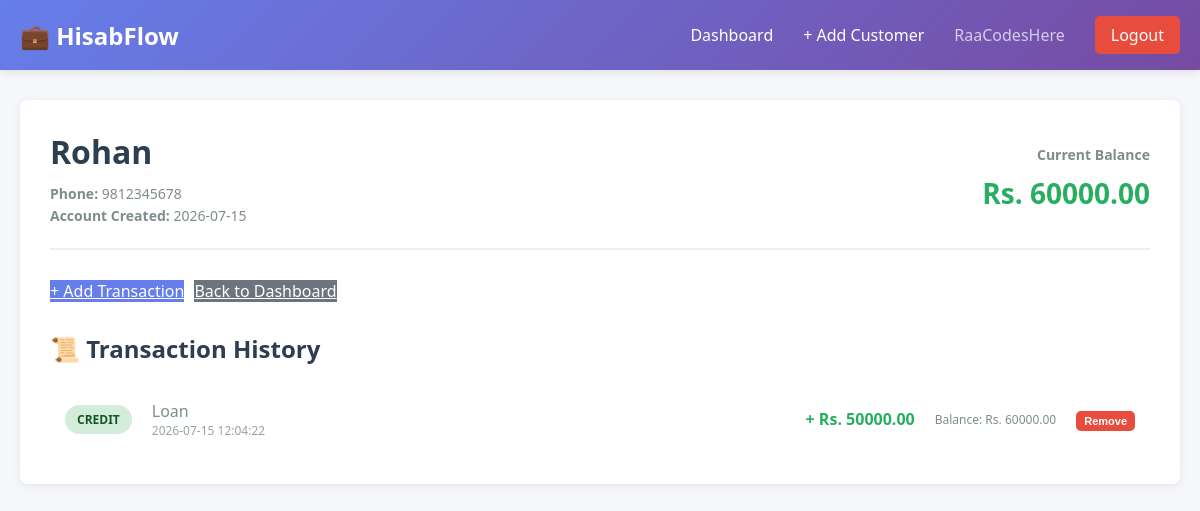
Page /customer/1/ledger (signed in) on the committed database.
### tables this page shows
CREATE TABLE customers (
            id INTEGER PRIMARY KEY AUTOINCREMENT,
            user_id INTEGER NOT NULL,
            name TEXT NOT NULL,
            phone TEXT NOT NULL,
            current_balance REAL DEFAULT 0.0,
            created_at TIMESTAMP DEFAULT CURRENT_TIMESTAMP,
            updated_at TIMESTAMP DEFAULT CURRENT_TIMESTAMP,
            FOREIGN KEY (user_id) REFERENCES users (id) ON DELETE CASCADE
        );

CREATE TABLE transactions (
            id INTEGER PRIMARY KEY AUTOINCREMENT,
            customer_id INTEGER NOT NULL,
            user_id INTEGER NOT NULL,
            transaction_type TEXT NOT NULL CHECK(transaction_type IN ('debit', 'credit')),
            amount REAL NOT NULL,
            description TEXT,
            balance_after REAL NOT NULL,
            created_at TIMESTAMP DEFAULT CURRENT_TIMESTAMP,
            FOREIGN KEY (customer_id) REFERENCES customers (id) ON DELETE CASCADE,
            FOREIGN KEY (user_id) REFERENCES users (id) ON DELETE CASCADE
        );

### app.py (the view)
@app.route('/customer/<int:customer_id>/ledger', methods=['GET'])
@login_required
def ledger(customer_id):
    user_id = session['user_id']
    customer = get_customer_by_id(customer_id, user_id)
    if not customer:
        flash('Customer not found.', 'error')
        return redirect(url_for('dashboard'))
    transactions = get_transactions_for_customer(customer_id, user_id)
    return render_template('ledger.html',
                          customer=customer,
                          transactions=transactions)

### app.py (called while the page is built)
@app.before_request
def before_request():
    session.permanent = True
    app.permanent_session_lifetime = PERMANENT_SESSION_LIFETIME

@app.context_processor
def inject_user():
    user = None
    if 'user_id' in session:
        if 'user_data' not in session:
            session['user_data'] = get_user_by_id(session['user_id'])
        user = session['user_data']
    return dict(current_user=user)

### database.py (called while the page is built)
def get_db_connection():
    conn = sqlite3.connect(DATABASE_PATH)
    conn.row_factory = sqlite3.Row
    conn.execute("PRAGMA foreign_keys = ON")
    return conn

def execute_query(query, params=(), fetch_one=False, fetch_all=False):
    conn = get_db_connection()
    cursor = conn.cursor()
    try:
        cursor.execute(query, params)
        if fetch_one:
            result = cursor.fetchone()
            return dict(result) if result else None
        elif fetch_all:
            results = cursor.fetchall()
            return [dict(row) for row in results]
        else:
            conn.commit()
            return cursor.lastrowid
    except sqlite3.Error as e:
        conn.rollback()
        raise e
    finally:
        conn.close()

def get_customer_by_id(customer_id, user_id):
    query = 'SELECT * FROM customers WHERE id = ? AND user_id = ?'
    return execute_query(query, (customer_id, user_id), fetch_one=True)

def get_transactions_for_customer(customer_id, user_id):
    query = '''
        SELECT * FROM transactions
        WHERE customer_id = ?
        ORDER BY created_at DESC
    '''
    return execute_query(query, (customer_id,), fetch_all=True)

### templates/ledger.html (shortened to what this page needs)
{% extends "base.html" %}
{% block content %}
<div class="container">
    <div class="ledger-container">
        <div class="customer-header">
            <div class="customer-info">
                <h1>{{ customer.name }}</h1>
                <div class="customer-details">
                    <p><strong>Phone:</strong> {{ customer.phone }}</p>
                    <p><strong>Account Created:</strong> {{ customer.created_at[:10] }}</p>
                </div>
            </div>
            <div class="customer-balance {% if customer.current_balance >= 0 %}credit{% else %}owed{% endif %}">
                <div style="font-size: 14px; margin-bottom: 10px; color: #7f8c8d;">Current Balance</div>
                <div>Rs. {{ "%.2f"|format(customer.current_balance) }}</div>
            </div>
        </div>
        <div style="display: flex; gap: 10px; margin-bottom: 30px;">
            <a href="{{ url_for('add_transaction', customer_id=customer.id) }}" class="btn-primary">+ Add Transaction</a>
            <a href="{{ url_for('dashboard') }}" class="btn-secondary">Back to Dashboard</a>
        </div>
        <h2 style="margin-bottom: 20px;">📜 Transaction History</h2>
        {% if transactions %}
        <div style="display: flex; flex-direction: column; gap: 0;">
            {% for transaction in transactions %}
            <div class="transaction-item">
                <span class="transaction-type {{ transaction.transaction_type }}">
                    {{ transaction.transaction_type.upper() }}
                </span>
                <div>
                    {% if transaction.description %}
                        <div class="transaction-description">{{ transaction.description }}</div>
                    {% else %}
                        <div class="transaction-description">No description</div>
                    {% endif %}
                    <div class="transaction-date">{{ transaction.created_at }}</div>
                </div>
                <div class="transaction-amount {% if transaction.transaction_type == 'debit' %}negative{% else %}positive{% endif %}">
                    {% if transaction.transaction_type == 'credit' %}
                        + Rs. {{ "%.2f"|format(transaction.amount) }}
                    {% else %}
                        - Rs. {{ "%.2f"|format(transaction.amount) }}
                    {% endif %}
                </div>
                <div style="color: #7f8c8d; font-size: 12px; min-width: 100px;">
                    Balance: Rs. {{ "%.2f"|format(transaction.balance_after) }}
                </div>
                <form method="POST" action="{{ url_for('delete_trans', transaction_id=transaction.id) }}" style="display: inline;" onsubmit="return confirm('Delete this transaction?');">
                    <button type="submit" class="btn-danger" style="padding: 4px 8px; font-size: 11px;">Remove</button>
                </form>
            </div>
            {% endfor %}
        </div>
        {% else %}
        <div class="empty-message">
            <p>No transactions yet. <a href="{{ url_for('add_transaction', customer_id=customer.id) }}">Add one now</a></p>
        </div>
        {% endif %}
    </div>
</div>
{% endblock %}

### static/css/style.css (style rules this page uses)
* { margin: 0; padding: 0; box-sizing: border-box; }
html, body { height: 100%; font-family: 'Segoe UI', Tahoma, Geneva, Verdana, sans-serif; background-color: #f5f7fa; color: #2c3e50; }
body { display: flex; flex-direction: column; }
.container { max-width: 1200px; margin: 0 auto; }
button { padding: 12px 24px; border: none; border-radius: 5px; font-weight: 600; cursor: pointer; transition: all 0.3s; font-size: 14px; }
.btn-primary { background-color: #667eea; color: white; }
.btn-secondary { background-color: #6c757d; color: white; }
.btn-danger { background-color: #e74c3c; color: white; }
.ledger-container { background: white; padding: 30px; border-radius: 8px; box-shadow: 0 2px 10px rgba(0, 0, 0, 0.08); }
.customer-header { display: flex; justify-content: space-between; align-items: center; margin-bottom: 30px; padding-bottom: 20px; border-bottom: 2px solid #ecf0f1; }
.customer-info h1 { color: #2c3e50; margin-bottom: 10px; }
.customer-details { color: #7f8c8d; font-size: 14px; line-height: 1.6; }
.customer-balance { font-size: 28px; font-weight: bold; text-align: right; }
.customer-balance.credit { color: #27ae60; }
.transaction-item { display: grid; grid-template-columns: auto 1fr auto auto auto; gap: 20px; align-items: center; padding: 15px; border-bottom: 1px solid #ecf0f1; }
.transaction-item:last-child { border-bottom: none; }
.transaction-type { padding: 6px 12px; border-radius: 20px; font-size: 12px; font-weight: 600; text-transform: uppercase; }
.transaction-type.credit { background-color: #d4edda; color: #155724; }
.transaction-amount { font-weight: 600; font-size: 16px; }
.transaction-amount.positive { color: #27ae60; }
.transaction-date { color: #95a5a6; font-size: 12px; }
.transaction-description { color: #7f8c8d; }

### rows in the picture
customers: name "Rohan", phone "9812345678", created_at "2026-07-15", current_balance "60000.00"
transactions: amount "50000.00", balance_after "60000.00"

### other values in the picture
{{ current_user.username }} "RaaCodesHere"
